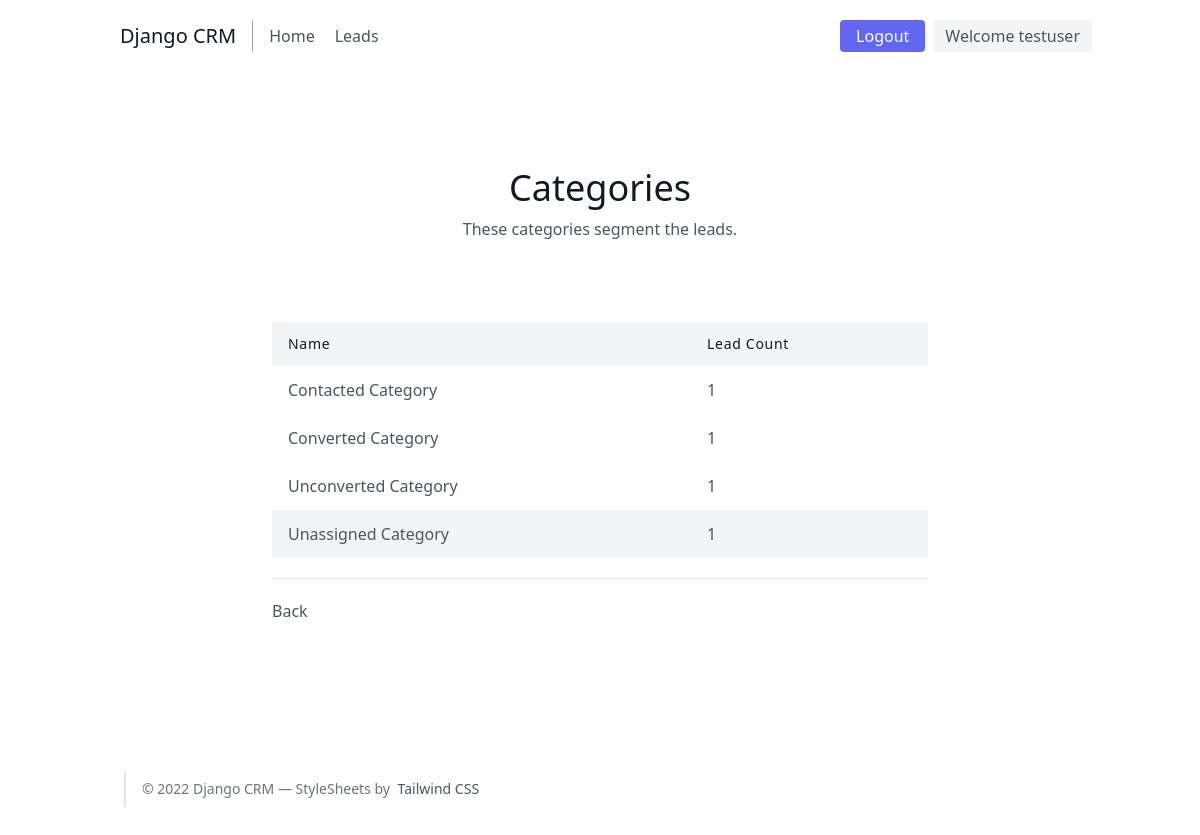
The page /leads/categories/ (signed in) on the database its author committed.
### Leads/models.py (models this page shows, shortened)
class User(AbstractUser):
    is_organizer = models.BooleanField(default=True)
    is_agent = models.BooleanField(default=False)

class Category(models.Model):
    name = models.CharField(max_length=50, default="New")
    organization = models.ForeignKey(UserProfile, on_delete=models.CASCADE)

### Leads/views.py (the view)
# urls.py: path('categories/', views.CategoryListView.as_view(), name="category-home"),
class CategoryListView(LoginRequiredMixin, ListView):
    template_name = "Leads/category_list.html"
    context_object_name = "category_list"
    def get_context_data(self, **kwargs):
        context = super(CategoryListView, self).get_context_data(**kwargs)
        user = self.request.user
        if user.is_organizer:
            queryset = Lead.objects.filter(organization=user.userprofile)
        else:
            queryset = Lead.objects.filter(organization=user.agent.organization)
        context.update({
            "unassigned_lead_count": queryset.filter(category__isnull=True).count()
        })
        return context
    def get_queryset(self):
        user = self.request.user
        if user.is_organizer:
            queryset = Category.objects.filter(organization=user.userprofile)
        else:
            queryset = Category.objects.filter(organization=user.agent.organization)
        return queryset

### Leads/templates/Leads/category_list.html (shortened to what this page needs)
{% extends 'basic.html' %}
{% block body %}
<section class="text-gray-600 body-font">
  <div class="container px-5 py-24 mx-auto">
    <div class="flex flex-col text-center w-full mb-20">
      <h1 class="sm:text-4xl text-3xl font-medium title-font mb-2 text-gray-900">Categories</h1>
      <p class="lg:w-2/3 mx-auto leading-relaxed text-base">These categories segment the leads.</p>
    </div>
    <div class="lg:w-2/3 w-full mx-auto overflow-auto">
      <table class="table-auto w-full text-left whitespace-no-wrap">
        <thead>
          <tr>
            <th class="px-4 py-3 title-font tracking-wider font-medium text-gray-900 text-sm bg-gray-100 rounded-tl rounded-bl">Name</th>
            <th class="px-4 py-3 title-font tracking-wider font-medium text-gray-900 text-sm bg-gray-100">Lead Count</th>
          </tr>
        </thead>
        <tbody>
        {% for category in category_list %}
          <tr>
            <td class="px-4 py-3 hover:text-blue-500"><a href="{% url 'category-details' category.id %}">{{ category.name }} Category</a></td>
            <td class="px-4 py-3">{{ category.leads.count }}</td>
          </tr>
        {% endfor %}
        <tr class="bg-gray-100 ">
            <td class="px-4 py-3">Unassigned Category</td>
            <td class="px-4 py-3">{{ unassigned_lead_count }}</td>
          </tr>
        </tbody>
      </table>
     <div class="mt-5 border-t border-gray-200 py-5">
         <a href="{% url 'lead-home' %}" class="mt-3 hover:text-blue-500">Back</a>
     </div>
   </div>
 </div>
</section>
{% endblock %}

### templates/basic.html (shortened to what this page needs)
<!DOCTYPE html>
<html lang="en">
<head>
    <script src="https://cdn.tailwindcss.com"></script>
</head>
<body>
<header class="text-gray-600 body-font">
  <div class="container mx-auto flex flex-wrap p-5 flex-col md:flex-row items-center">
    <a href="{% url 'landing-page' %}" class="flex title-font font-medium items-center text-gray-900 mb-4 md:mb-0">
      <span class="ml-3 text-xl">Django CRM</span>
    </a>
    <nav class="md:mr-auto md:ml-4 md:py-1 md:pl-4 md:border-l md:border-gray-400	flex flex-wrap items-center text-base justify-center">
      <a href="{% url 'landing-page' %}" class="mr-5 hover:text-gray-900">Home</a>
        {% if request.user.is_authenticated %}
      <a href="{% url 'lead-home' %}" class="mr-5 hover:text-gray-900">Leads</a>
        {% endif %}
    </nav>
      {% if not request.user.is_authenticated %}
    <a href="{% url 'login' %}" class="flex ml-auto text-white bg-indigo-500 border-0 py-1 md:mr-2 px-4 focus:outline-none hover:bg-indigo-600 rounded">
          Login
    </a>
    <a href="{% url 'signup' %}" class="inline-flex items-center bg-gray-100 border-0 py-1 px-3 focus:outline-none hover:bg-gray-200 rounded text-base mt-4 md:mt-0">Sign Up
      <svg fill="none" stroke="currentColor" stroke-linecap="round" stroke-linejoin="round" stroke-width="2" class="w-4 h-4 ml-1" viewBox="0 0 24 24">
        <path d="M5 12h14M12 5l7 7-7 7"></path>
      </svg>
    </a>
      {% else %}
      <a href="{% url 'logout' %}" class="flex ml-auto text-white bg-indigo-500 border-0 py-1 md:mr-2 px-4 focus:outline-none hover:bg-indigo-600 rounded">
          Logout
    </a>
     <button class="inline-flex items-center bg-gray-100 border-0 py-1 px-3 focus:outline-none hover:bg-gray-200 rounded text-base mt-4 md:mt-0">Welcome {{ request.user.username }}
    </button>
      {% endif %}
  </div>
</header>
{% block body %}
{% endblock %}
<footer class="text-gray-600 body-font">
  <div class="container px-5 py-8 mx-auto flex items-center sm:flex-row flex-col">
    <p class="text-sm text-gray-500 sm:ml-4 sm:pl-4 sm:border-l-2 sm:border-gray-200 sm:py-2 sm:mt-0 mt-4">© 2022 Django CRM — StyleSheets by
      <a href="https://tailwindcss.com/docs/installation/play-cdn" class="text-gray-600 ml-1" rel="noopener noreferrer" target="_blank">Tailwind CSS</a>
    </p>
  </div>
</footer>
</body>
</html>

### rows shown on the page
User: user.username "testuser"
Category: name "Contacted", leads.count "1"
Category: name "Converted", leads.count "1"
Category: name "Unconverted", leads.count "1"

### other values the page prints
{{ unassigned_lead_count }} "1"
